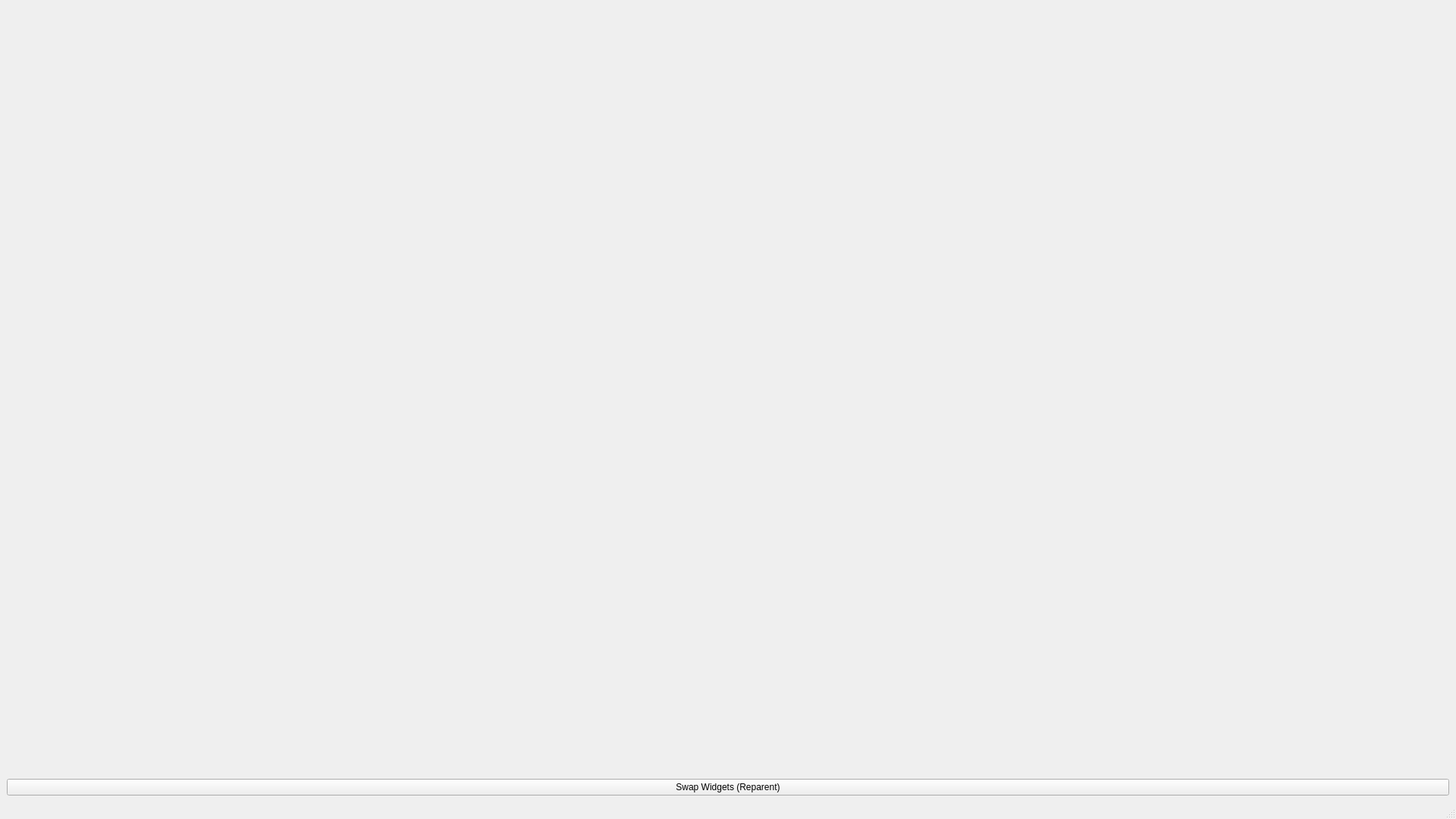
<?xml version="1.0" encoding="UTF-8"?>
<ui version="4.0">
 <class>MainWindow</class>
 <widget class="QMainWindow" name="MainWindow">
  <property name="geometry">
   <rect>
    <x>0</x>
    <y>0</y>
    <width>1920</width>
    <height>1080</height>
   </rect>
  </property>
  <property name="minimumSize">
   <size>
    <width>1920</width>
    <height>1080</height>
   </size>
  </property>
  <property name="windowTitle">
   <string>Reparenting Widgets (The Wrong Way)</string>
  </property>
  <widget class="QWidget" name="centralwidget">
   <layout class="QVBoxLayout" name="verticalLayout">
    <item>
     <widget class="QSplitter" name="splitter">
      <property name="orientation">
       <enum>Qt::Orientation::Horizontal</enum>
      </property>
     </widget>
    </item>
    <item>
     <widget class="QPushButton" name="swapButton">
      <property name="text">
       <string>Swap Widgets (Reparent)</string>
      </property>
     </widget>
    </item>
   </layout>
  </widget>
  <widget class="QMenuBar" name="menubar">
   <property name="geometry">
    <rect>
     <x>0</x>
     <y>0</y>
     <width>1920</width>
     <height>22</height>
    </rect>
   </property>
  </widget>
  <widget class="QStatusBar" name="statusbar"/>
 </widget>
 <resources/>
 <connections/>
</ui>
